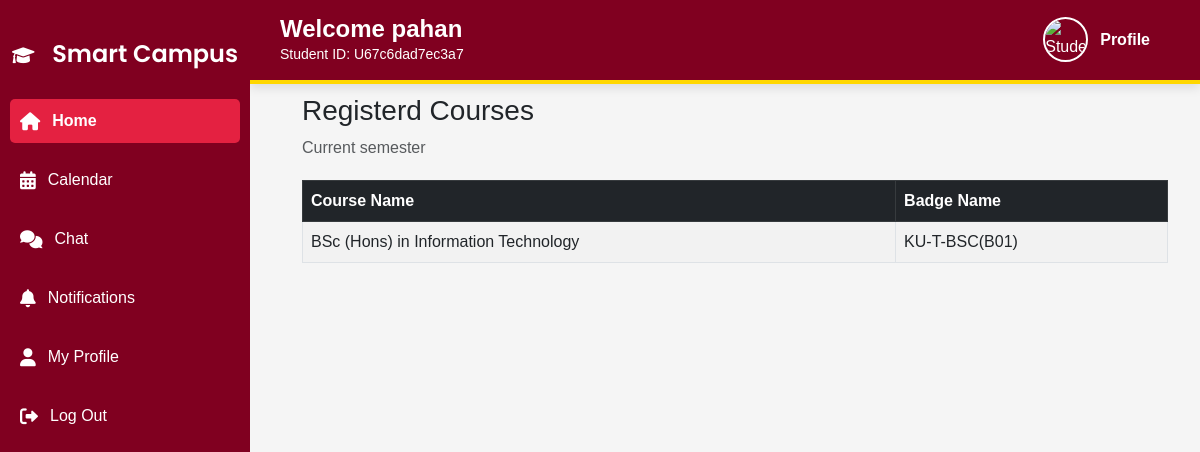
The app's page /student/dashboard.php (signed in) with its own data.
### tables this page shows
CREATE TABLE IF NOT EXISTS `courses` (
  `course_id` int NOT NULL AUTO_INCREMENT,
  `course_name` varchar(100) NOT NULL,
  PRIMARY KEY (`course_id`)
);

CREATE TABLE IF NOT EXISTS `badges` (
  `badge_id` int NOT NULL AUTO_INCREMENT,
  `badge_name` varchar(100) NOT NULL,
  PRIMARY KEY (`badge_id`)
);

### student/dashboard.php (the view, shortened to what this page needs)
<?php
include '../db.php';
$debug = false;
$user_id = $_SESSION['user_id'];
$assigned_courses = [];
$student_query = $conn->prepare("SELECT student_id FROM students WHERE user_id = ?");
$student_query->bind_param("s", $user_id);
$student_query->execute();
$student_result = $student_query->get_result();
$student = $student_result->fetch_assoc();
if (!$student) {
    if ($debug) echo "<p>Debug: User not found in students table.</p>";
} else {
    $student_id = $student['student_id'];
    $query = "
        SELECT c.course_name, b.badge_name
        FROM enrollments e
        JOIN courses c ON e.course_id = c.course_id
        LEFT JOIN badges b ON e.badge_id = b.badge_id
        WHERE e.student_id = ?
    ";
    $stmt = $conn->prepare($query);
    $stmt->bind_param("i", $student_id);
    $stmt->execute();
    $result = $stmt->get_result();
    while ($row = $result->fetch_assoc()) {
        $assigned_courses[] = $row;
    }
}
?>
<!DOCTYPE html>
<html lang="en">
<head>
    <link rel="stylesheet" href="https://cdn.jsdelivr.net/npm/bootstrap@5.3.0/dist/css/bootstrap.min.css">
    <link rel="stylesheet" href="https://cdnjs.cloudflare.com/ajax/libs/font-awesome/6.0.0/css/all.min.css">
    <link rel="stylesheet" href="../assets/style.css">
</head>
<body>
    <?php include 'student_header.php'; ?>
    <?php include 'student_sidebar.php'; ?>
    <div class="main-content">
        <div class="container mt-4">
            <h3>Registerd Courses</h3>
            <p class="text-muted">Current semester</p>
            <div class="table-container">
                <table class="table table-striped table-bordered">
                    <thead class="table-dark">
                        <tr>
                            <th>Course Name</th>
                            <th>Badge Name</th>
                        </tr>
                    </thead>
                    <tbody>
                        <?php if (empty($assigned_courses)): ?>
                            <tr>
                                <td colspan="2" class="no-data">No assigned courses found.</td>
                            </tr>
                        <?php else: ?>
                            <?php foreach ($assigned_courses as $course): ?>
                                <tr>
                                    <td><?php echo htmlspecialchars($course['course_name']); ?></td>
                                    <td><?php echo htmlspecialchars($course['badge_name'] ?? 'No Badge'); ?></td>
                                </tr>
                            <?php endforeach; ?>
                        <?php endif; ?>
                    </tbody>
                </table>
            </div>
        </div>
    </div>
</body>
</html>

### assets/style.css (style rules this page uses)
body { font-family: Arial, sans-serif; background-color: #f5f5f5; margin: 0; padding: 0; }
.main-content { margin-left: 270px; padding: 20px; padding-top: 140px; }

### student/dashboard.php (style rules this page uses)
.main-content { padding: 10px 20px; margin-top: 60px; }
.table-container { margin-top: 20px; }
.table thead { background-color: #800020; color: white; }
.table-striped tbody tr:nth-of-type(odd) { background-color: rgba(128, 0, 32, 0.05); }
.table-bordered { border: 1px solid #dee2e6; }

### records on screen
courses: course_name "BSc (Hons) in Information Technology", badges.badge_name "KU-T-BSC(B01)"

### other values on screen
$user_name "pahan"
$student_id "U67c6dad7ec3a7"
